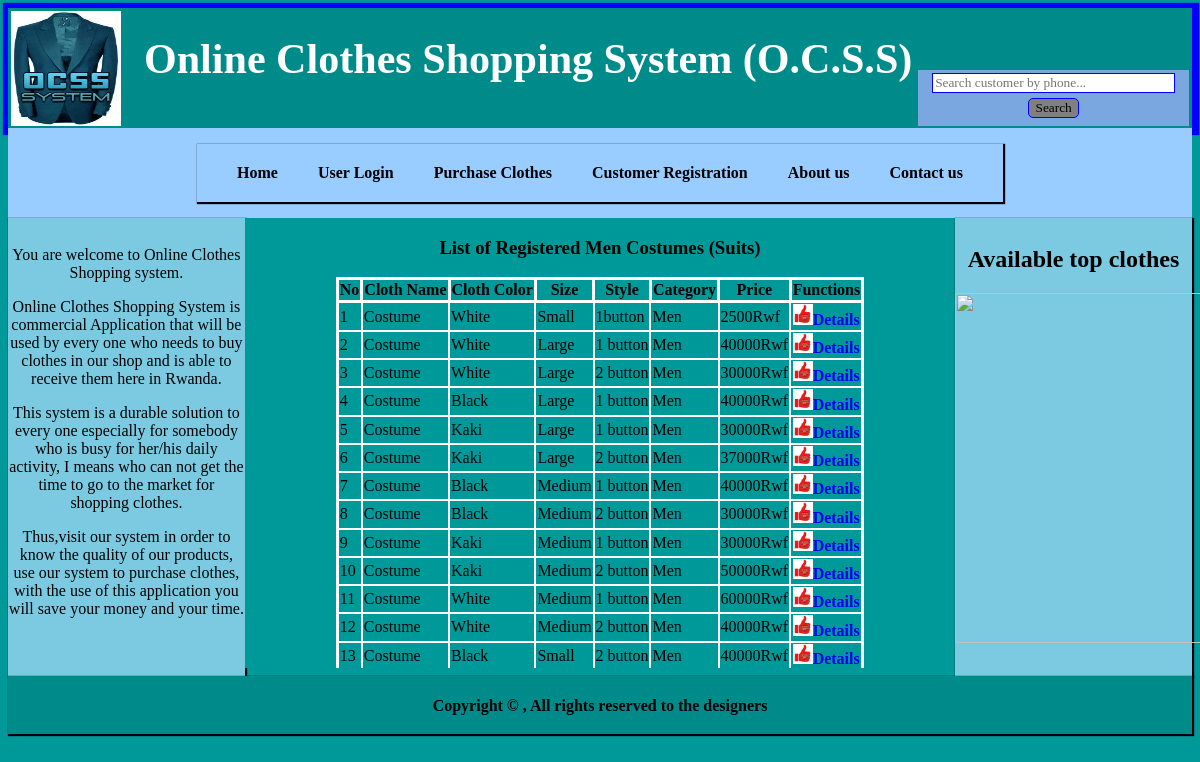
Page /men_costumes.php on the committed database.
### tables this page shows
CREATE TABLE IF NOT EXISTS `cloth_in` (
  `id` int(11) NOT NULL AUTO_INCREMENT,
  `stock_code` varchar(10) NOT NULL,
  `name` varchar(20) NOT NULL,
  `color` varchar(20) DEFAULT NULL,
  `size` varchar(20) NOT NULL,
  `style` varchar(20) NOT NULL,
  `category` varchar(20) NOT NULL,
  `picture` varchar(20) NOT NULL,
  `quantity` int(11) NOT NULL,
  `price` int(11) NOT NULL,
  `total` int(11) NOT NULL,
  `post_price` int(11) NOT NULL,
  PRIMARY KEY (`id`),
  UNIQUE KEY `stock_code` (`stock_code`)
);

CREATE TABLE IF NOT EXISTS `type` (
  `id` int(11) NOT NULL AUTO_INCREMENT,
  `type_name` varchar(30) DEFAULT NULL,
  PRIMARY KEY (`id`)
);

CREATE TABLE IF NOT EXISTS `size` (
  `id` int(11) NOT NULL AUTO_INCREMENT,
  `size_name` varchar(20) NOT NULL,
  PRIMARY KEY (`id`)
);

### clothes_class.php (called while the page is built, shortened)
<?php
class Clothes {
    private $id;
    private $name;
    private $color;
    private $size;
    private $style;
    private $category;
    private $post_price;
    public function setId($id) {
        $this->id = $id;
    }
    public function getId() {
        return $this->id;
    }
    public function setName($name) {
        $this->name = $name;
    }
    public function getName() {
        return $this->name;
    }
    public function setColor($color) {
        $this->color = $color;
    }
    public function getColor() {
        return $this->color;
    }
    public function setSize($size) {
        $this->size = $size;
    }
    public function getSize() {
        return $this->size;
    }
    public function setStyle($style) {
        $this->style = $style;
    }
    public function getStyle() {
        return $this->style;
    }
    public function setCategory($category) {
        $this->category = $category;
    }
    public function getCategory() {
        return $this->category;
    }
    public function setPost_price($post_price) {
        $this->post_price = $post_price;
    }
    public function getPost_price() {
        return $this->post_price;
    }
    public function mencostumesView() {
        $query = sprintf("SELECT co.id, s.stock_code,t.type_name,co.color,z.size_name,co.style,co.category, co.picture, co.quantity,co.post_price,co.total FROM cloth_in co, size z, type t, stock s WHERE co.category='Men' and name='Costume' and co.size=z.size_name and co.name=t.type_name and co.stock_code=s.stock_code");
        $result = mysql_query($query);
        $index = 0;
        while ($row = mysql_fetch_array($result)) {
            $clothe[$index] = new Clothes();
            $clothe[$index] -> setId($row['id']);
            $clothe[$index] ->setStock_code($row['stock_code']);
            $clothe[$index] ->setName($row['type_name']);
            $clothe[$index] ->setColor($row['color']);
            $clothe[$index] ->setSize($row['size_name']);
            $clothe[$index] ->setStyle($row['style']);
            $clothe[$index] ->setCategory($row['category']);
            $clothe[$index] ->setPicture($row['picture']);
            $clothe[$index] -> setQuantity($row['quantity']);
            $clothe[$index] -> setPost_price($row['post_price']);
            $clothe[$index] -> setTotal($row['total']);
            $index ++;
        }
        return $clothe;
    }
}
?>

### men_costumes.php (the view, shortened to what this page needs)
<html>
<head>
<link rel="stylesheet" type="text/css" href="style.css">
</head>
<body>
    <?php
    include "header.php";
    include "menus.php";
    include "left.php";
    ?>
<div id="body">
            <h3 style = 'float: center; font-family: georgia'>List of Registered Men Costumes (Suits)</h3>
            <?php
          include 'clothes_class.php';
          $clothe = new Clothes();
          $clothe = $clothe ->mencostumesView();
            ?>
            <table border ="1" align ="center" style="border-collapse: collapse;border: 3px solid white">
                <tr>
                    <th style="border: 3px solid white">No</th>
                    <th style="border: 3px solid white">Cloth Name</th>
                    <th style="border: 3px solid white">Cloth Color</th>
                    <th style="border: 3px solid white">Size</th>
                    <th style="border: 3px solid white">Style</th>
                    <th style="border: 3px solid white">Category</th>
                    <th style="border: 3px solid white">Price</th>
                    <th style="border: 3px solid white">Functions</th>
                </tr>
                <?php
                $count=1;
                foreach ($clothe as $clothe) {
                ?>
                <tr>
                    <td style="border: 2px solid white"><?php echo $count; ?></td>
                    <td style="border: 2px solid white"><?php echo $clothe ->getName(); ?></td>
                    <td style="border: 2px solid white"><?php echo $clothe ->getColor(); ?></td>
                    <td style="border: 2px solid white"><?php echo $clothe ->getSize(); ?></td>
                    <td style="border: 2px solid white"><?php echo $clothe ->getStyle(); ?></td>
                    <td style="border: 2px solid white"><?php echo $clothe ->getCategory(); ?></td>
                    <td style="border: 2px solid white"><?php echo $clothe ->getPost_price(); ?>Rwf</td>
                    <td style="border: 2px solid white;text-align: center">
                       <a href ="cloth_view.php?id=<?php echo $clothe ->getId(); ?>"><img src="gunners.jpg" width="20">Details</a>
                    </td>
                </tr>
                <?php
                $count ++;
                }
                ?>
            </table>
</div>
<?php
include "right.php";
include "footer.php";
?>
</body>
</html>

### style.css (style rules this page uses)
body { background-color: #009999; }
#body { background-color: #009999; width: 60%; height: 450px; text-align: center; float: left; overflow: auto; }
th,td { font-family: georgia; }
a { font-family: georgia; text-decoration: none; font-weight: bold; }

### rows in the picture
cloth_in: type.type_name "Costume", color "White", size.size_name "Small", style "1button", category "Men", post_price "2500"
cloth_in: type.type_name "Costume", color "White", size.size_name "Large", style "1 button", category "Men", post_price "40000"
cloth_in: type.type_name "Costume", color "White", size.size_name "Large", style "2 button", category "Men", post_price "30000"
cloth_in: type.type_name "Costume", color "Black", size.size_name "Large", style "1 button", category "Men", post_price "40000"
cloth_in: type.type_name "Costume", color "Kaki", size.size_name "Large", style "1 button", category "Men", post_price "30000"
cloth_in: type.type_name "Costume", color "Kaki", size.size_name "Large", style "2 button", category "Men", post_price "37000"
cloth_in: type.type_name "Costume", color "Black", size.size_name "Medium", style "1 button", category "Men", post_price "40000"
cloth_in: type.type_name "Costume", color "Black", size.size_name "Medium", style "2 button", category "Men", post_price "30000"
cloth_in: type.type_name "Costume", color "Kaki", size.size_name "Medium", style "1 button", category "Men", post_price "30000"
cloth_in: type.type_name "Costume", color "Kaki", size.size_name "Medium", style "2 button", category "Men", post_price "50000"
cloth_in: type.type_name "Costume", color "White", size.size_name "Medium", style "1 button", category "Men", post_price "60000"
cloth_in: type.type_name "Costume", color "White", size.size_name "Medium", style "2 button", category "Men", post_price "40000"
cloth_in: type.type_name "Costume", color "Black", size.size_name "Small", style "2 button", category "Men", post_price "40000"
